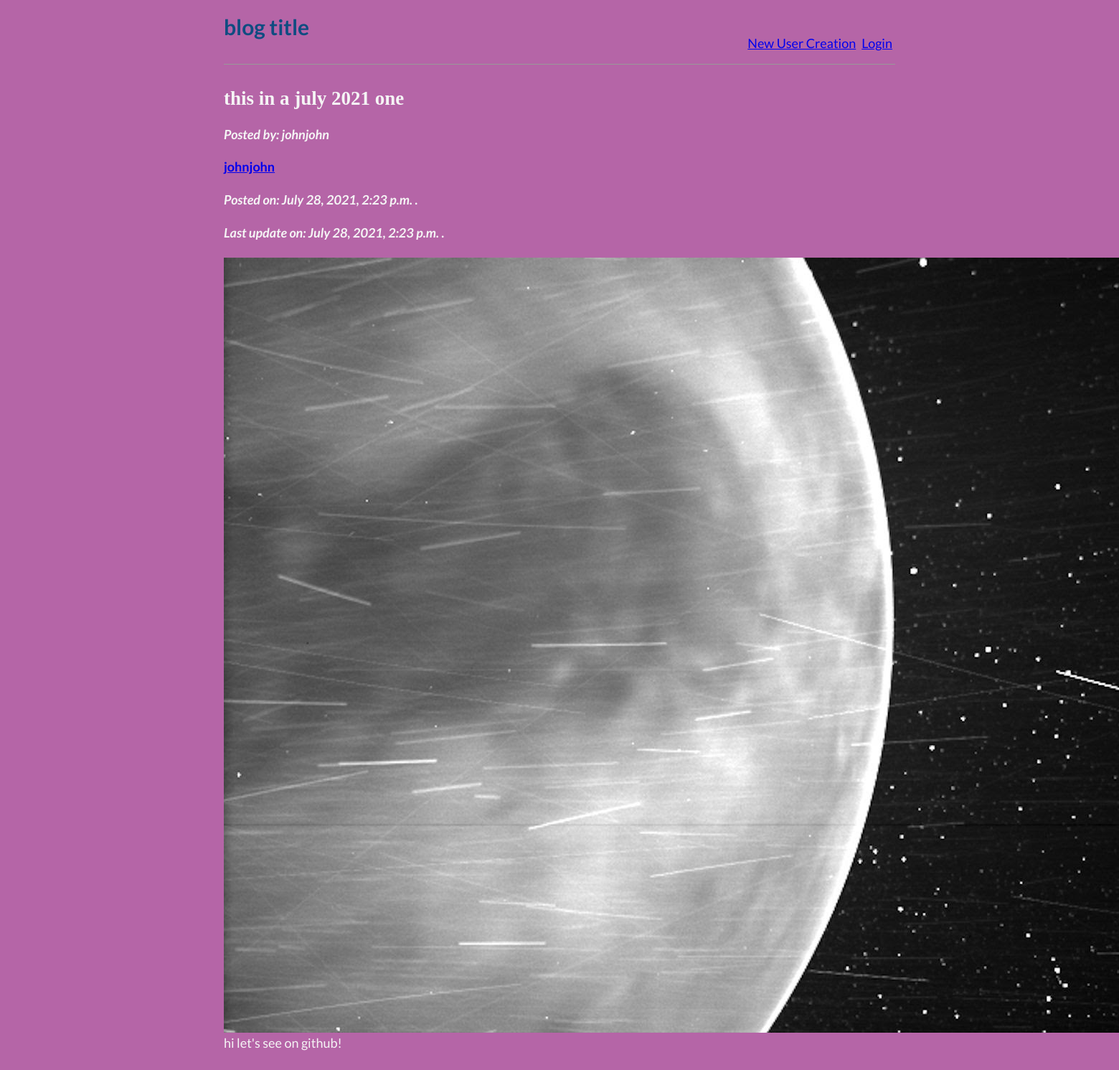
Screenshot of /blog_app/16/ with the database file from the repository.
### blog_app/models.py (models this page shows, shortened)
class Post(models.Model):
    title = models.CharField(max_length=200)
    author = models.ForeignKey('auth.User', on_delete=models.CASCADE)
    created = models.DateTimeField(auto_now_add=True)
    updated = models.DateTimeField(auto_now=True) # useful, lookup
    caption = models.CharField(max_length=500)
    photo = models.ImageField(upload_to="media/")
    class Meta:
        ordering = ['-created']

### blog_app/views.py (the view)
# urls.py: path('blog_app/<int:pk>/', views.BlogDetailView.as_view(), name='detail'),
class BlogDetailView(DetailView):
    model = Post
    template_name = 'post_detail.html'

### templates/post_detail.html (shortened to what this page needs)
{% extends 'base.html' %}
    {% block content %}
      <div class="post-entry">
        <h2> {{ post.title }} </h2>
        <h4><em>Posted by: {{ post.author.username}} </h4></em>
        <h4> <a href="{% url 'users_app:profile' post.author.username %}"> {{ post.author.username }} </a> </h4>
        <h4><em>Posted on: {{ post.created }} .</h4></em>
        <h4><em>Last update on: {{ post.updated }} .</h4></em>
        <p> <img src="{{ post.photo.url }}" caption="{{ post.photo.url }}"> </p>
        <p> {{ post.caption | linebreaks }} </p>
      </div>
    {% endblock content %}

### static/css/main.css (style rules this page uses)
* { font-family: 'Lato', sans-serif; }
body { background-color: rgb(177, 247, 247); margin-left: 5%; margin-right: 5%; }
@media (min-width: 700px) { body { margin-left: 20%; margin-right: 20%; } }

### static/css/base.css (style rules this page uses)
body { font-family: 'Libre Franklin', sans-serif; font-size: 18px; background-color: #B565A7; color: whitesmoke; }
h1, h2, h3, h4, h5, h6 { font-family: 'EB Garamond', serif; }
.post-entry { margin-bottom: 2rem; }
.post-entry h2 { margin: 0.5rem 0; }
.post-entry p { margin: 0; font-weight: 400; }

### rows the page displays
Post: title "this in a july 2021 one", author.username "johnjohn", created "July 28, 2021, 2:23 p.m.", updated "July 28, 2021, 2:23 p.m.", photo (picture), caption "hi let's see on github!"
